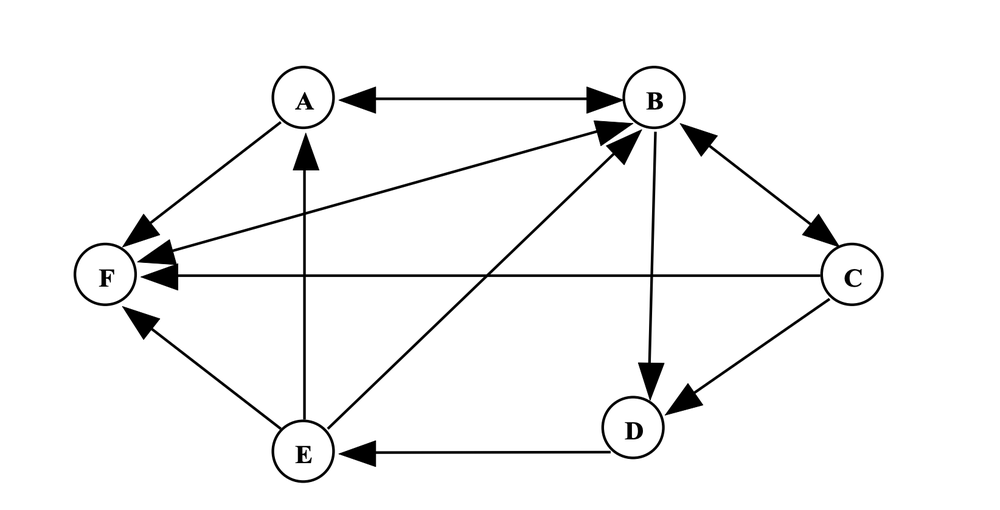
#> input picture graph_project/graph_app/graph2.png, 1000 x 510 px, shrunk from 1644 x 838 before the run
$ python opencv_eval.py
#> lines starting #> are read from the running program, lines starting #| are printed output that depends on the picture; after the words box and inside, x2 and y2 are one past the last pixel; in counts of white or black regions, pixels touching at a corner belong together
import cv2
import numpy as np

def detect_nodes_edges(image_path):
    # 读取图片并转换为灰度图
#> called with image_path = 'graph2.png'
    img = cv2.imread(image_path)
#> img is the input picture: shape (510, 1000, 3); min 0, max 255, mean 245.5
    gray = cv2.cvtColor(img, cv2.COLOR_BGR2GRAY)

    # 使用Hough变换检测圆形
    circles = cv2.HoughCircles(
        gray, cv2.HOUGH_GRADIENT, dp=1.2, minDist=30, param1=50, param2=30, minRadius=5, maxRadius=30)
#> circles = [[303, 450.6, 29.24], [851.4, 274.2, 29.24], [105, 274.2, 29.24], [303, 96.6, 29.24], [653.4, 96.6, 29.24], [633, 426.6, 29.24]]

    nodes = []
    if circles is not None:
        circles = np.round(circles[0, :]).astype("int")
#> circles = [[303, 451, 29], [851, 274, 29], [105, 274, 29], [303, 97, 29], [653, 97, 29], [633, 427, 29]]
        for (x, y, r) in circles:
            nodes.append((x, y))
#> this loop made 6 passes
#> (x, y) on passes 1 to 6: (303, 451), (851, 274), (105, 274), (303, 97), (653, 97), (633, 427)
#> after the loop, nodes = [(303, 451), (851, 274), (105, 274), (303, 97), (653, 97), (633, 427)]

    # 使用Canny检测边缘
    edges_image = cv2.Canny(gray, 50, 150)
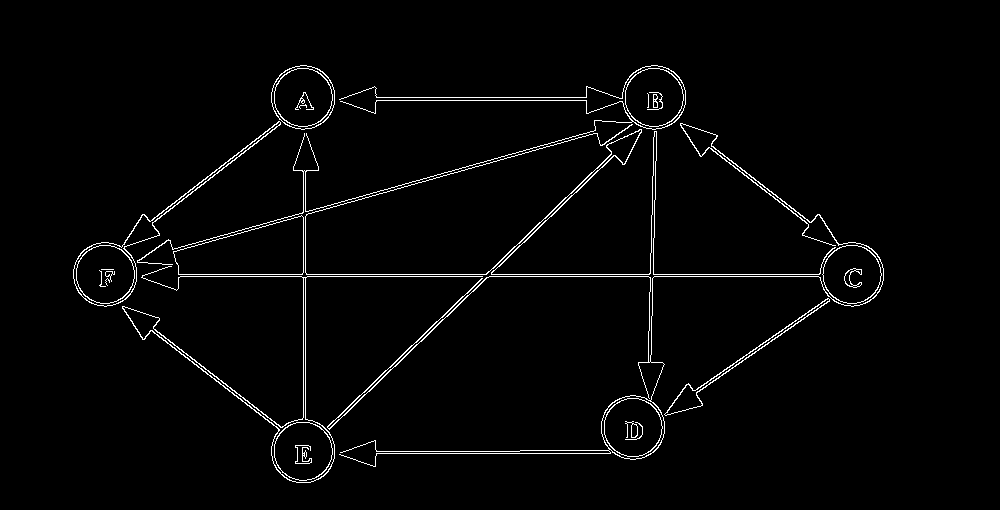
#> edges_image: shape (510, 1000); 2.2% white in thin lines or dots, all inside (x1, y1, x2, y2) = (73, 65, 884, 483)

    # 使用Hough变换检测直线
    lines = cv2.HoughLines(edges_image, 1, np.pi / 180, 100)
#> lines = 60 rows, first 8: [274, 1.57], [276, 1.57], [537, 0.803], [535, 0.803], [303, 0], [305, 0], [453, 1.57], [97, 1.57]
    edges = []

    if lines is not None:
        for line in lines:
            for rho, theta in line:
                a = np.cos(theta)
                b = np.sin(theta)
                x0 = a * rho
                y0 = b * rho
                x1 = int(x0 + 1000 * (-b))
                y1 = int(y0 + 1000 * (a))
                x2 = int(x0 - 1000 * (-b))
                y2 = int(y0 - 1000 * (a))

                edges.append(((x1, y1), (x2, y2)))
#> this loop made 60 passes
#> line on passes 1 to 12: [[274, 1.57]], [[276, 1.57]], [[537, 0.803]], [[535, 0.803]], [[303, 0]], [[305, 0]], [[453, 1.57]], [[97, 1.57]], [[100, 1.57]], [[288, 1.29]], [[540, 0.785]], [[290, 1.29]]
#> after the loop, edges = 60 items

    return nodes, edges

def build_adjacency_matrix(nodes, edges):
    n = len(nodes)
    matrix = np.zeros((n, n))

    for edge in edges:
        start, end = edge
        start_idx = find_closest_node(start, nodes)
        end_idx = find_closest_node(end, nodes)
        matrix[start_idx][end_idx] = 1
        matrix[end_idx][start_idx] = 1  # Assuming undirected graph

    return matrix

def find_closest_node(point, nodes):
    x, y = point
    distances = [(idx, np.sqrt((x - nx)**2 + (y - ny)**2)) for idx, (nx, ny) in enumerate(nodes)]
    distances.sort(key=lambda item: item[1])
    return distances[0][0]

if __name__ == "__main__":
    image_path = 'graph2.png'
    nodes, edges = detect_nodes_edges(image_path)
#> edges = 60 items
    matrix = build_adjacency_matrix(nodes, edges)
#> in build_adjacency_matrix, `n = len(nodes)`: n = 6
#> the loop in build_adjacency_matrix, `for edge in edges:` made 60 passes
#> (start, start_idx, end_idx) on passes 1, 2, 3, 4, 5, 6, 7, 8, 9, 10, 12, 13: ((-1000, 273), 2, 1), ((-1000, 275), 2, 1), ((-346, 1080), 0, 4), ((-347, 1079), 0, 4), ((303, 1000), 0, 3), ((305, 1000), 0, 3), ((-1000, 452), 2, 1), ((-1000, 96), 2, 1), ((-1000, 99), 2, 1), ((-881, 552), 2, 1), ((-881, 554), 2, 1), ((-367, 1071), 0, 4)
#> (start_idx, end_idx) on passes 11, 35: (0, 4), (0, 4)
#> after the loop in build_adjacency_matrix, `for edge in edges:`: matrix = [[0, 1, 0, 1, 1, 0], [1, 0, 1, 1, 0, 0], [0, 1, 0, 0, 1, 1], [1, 1, 0, 0, 0, 0], [1, 0, 1, 0, 0, 1], [0, 0, 1, 0, 1, 0]]
    print(matrix)
#| [[0. 1. 0. 1. 1. 0.]
#|  [1. 0. 1. 1. 0. 0.]
#|  [0. 1. 0. 0. 1. 1.]
#|  [1. 1. 0. 0. 0. 0.]
#|  [1. 0. 1. 0. 0. 1.]
#|  [0. 0. 1. 0. 1. 0.]]

$ run again, with graph_project/graph_app/graph1.png copied over graph_project/graph_app/graph2.png
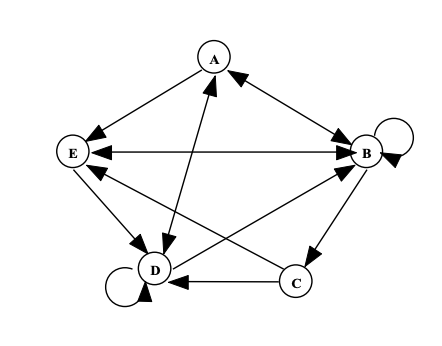
#> input picture graph_project/graph_app/graph1.png, 442 x 346 px
#> in detect_nodes_edges, img is the input picture: shape (346, 442, 3); min 0, max 255, mean 246.2
#> in detect_nodes_edges, `circles = cv2.HoughCircles( gray, cv2.HOUGH_GRADIENT, dp=1.2, minDist=..`: circles = [[154.2, 268.2, 17.24], [72.6, 150.6, 15.2], [365.4, 150.6, 17.24], [124.2, 286.2, 18.08], [294.6, 280.2, 15.2], [213, 55.8, 15.32], [393, 136.2, 17.36]]
#> in detect_nodes_edges, `circles = np.round(circles[0, :]).astype("int")`: circles = [[154, 268, 17], [73, 151, 15], [365, 151, 17], [124, 286, 18], [295, 280, 15], [213, 56, 15], [393, 136, 17]]
#> the loop in detect_nodes_edges, `for (x, y, r) in circles:` made 7 passes
#> after the loop in detect_nodes_edges, `for (x, y, r) in circles:`: nodes = [(154, 268), (73, 151), (365, 151), (124, 286), (295, 280), (213, 56), (393, 136)]
#> in detect_nodes_edges, `edges_image = cv2.Canny(gray, 50, 150)`:
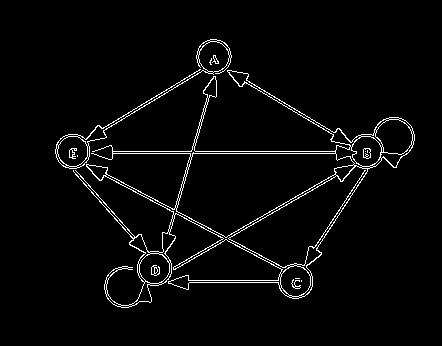
#> edges_image: shape (346, 442); 3.1% white in thin lines or dots, all inside (x1, y1, x2, y2) = (55, 39, 415, 308)
#> lines = 19 rows, first 8: [153, 1.57], [151, 1.57], [320, 1.05], [103, 2.06], [318, 1.05], [227, 0.279], [106, 2.06], [225, 0.279]
#> the loop in detect_nodes_edges, `for line in lines:` made 19 passes
#> after the loop in detect_nodes_edges, `for line in lines:`: edges = 19 items
#> n = 7
#> the loop in build_adjacency_matrix, `for edge in edges:` made 19 passes
#> (start, start_idx, end_idx) on passes 1 to 8: ((-1000, 152), 1, 6), ((-1000, 150), 1, 6), ((-706, 777), 3, 6), ((-931, -378), 1, 4), ((-707, 775), 3, 6), ((-57, 1023), 3, 5), ((-932, -375), 1, 4), ((-59, 1023), 3, 5)
#| [[0. 0. 0. 0. 0. 0. 0.]
#|  [0. 0. 0. 0. 1. 0. 1.]
#|  [0. 0. 0. 0. 0. 0. 0.]
#|  [0. 0. 0. 0. 0. 1. 1.]
#|  [0. 1. 0. 0. 0. 0. 0.]
#|  [0. 0. 0. 1. 0. 0. 0.]
#> (further printed lines are left out)

$ run again, with graph_project/graph_app/graph3.png copied over graph_project/graph_app/graph2.png
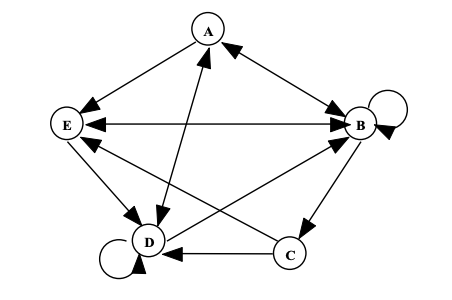
#> input picture graph_project/graph_app/graph3.png, 452 x 300 px
#> in detect_nodes_edges, img is the input picture: shape (300, 452, 3); min 0, max 255, mean 245.1
#> in detect_nodes_edges, `circles = cv2.HoughCircles( gray, cv2.HOUGH_GRADIENT, dp=1.2, minDist=..`: circles = [[118.2, 258.6, 18.32], [148.2, 239.4, 17], [359.4, 123, 17.24], [66.6, 123, 16.76], [288.6, 252.6, 15.44], [387, 108.6, 19.88], [208.2, 28.2, 15.2]]
#> in detect_nodes_edges, `circles = np.round(circles[0, :]).astype("int")`: circles = [[118, 259, 18], [148, 239, 17], [359, 123, 17], [67, 123, 17], [289, 253, 15], [387, 109, 20], [208, 28, 15]]
#> the loop in detect_nodes_edges, `for (x, y, r) in circles:` made 7 passes
#> after the loop in detect_nodes_edges, `for (x, y, r) in circles:`: nodes = [(118, 259), (148, 239), (359, 123), (67, 123), (289, 253), (387, 109), (208, 28)]
#> in detect_nodes_edges, `edges_image = cv2.Canny(gray, 50, 150)`:
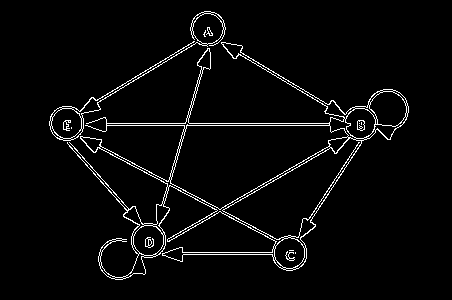
#> edges_image: shape (300, 452); 3.5% white in thin lines or dots, all inside (x1, y1, x2, y2) = (49, 11, 409, 280)
#> lines = 20 rows, first 8: [125, 1.57], [123, 1.57], [293, 1.05], [84, 2.06], [81, 2.06], [128, 1.55], [120, 1.59], [290, 1.05]
#> the loop in detect_nodes_edges, `for line in lines:` made 20 passes
#> after the loop in detect_nodes_edges, `for line in lines:`: edges = 20 items
#> n = 7
#> the loop in build_adjacency_matrix, `for edge in edges:` made 20 passes
#> (start, start_idx, end_idx) on passes 1 to 8: ((-1000, 124), 3, 5), ((-1000, 122), 3, 5), ((-719, 753), 0, 5), ((-922, -395), 3, 4), ((-920, -397), 3, 4), ((-997, 145), 3, 5), ((-1001, 102), 3, 5), ((-721, 751), 0, 5)
#| [[0. 0. 0. 0. 0. 1. 1.]
#|  [0. 0. 0. 0. 0. 0. 0.]
#|  [0. 0. 0. 0. 0. 0. 0.]
#|  [0. 0. 0. 0. 1. 1. 0.]
#|  [0. 0. 0. 1. 0. 0. 0.]
#|  [1. 0. 0. 1. 0. 0. 0.]
#> (further printed lines are left out)

$ run again, with graph_project/graph_app/graph4.png copied over graph_project/graph_app/graph2.png
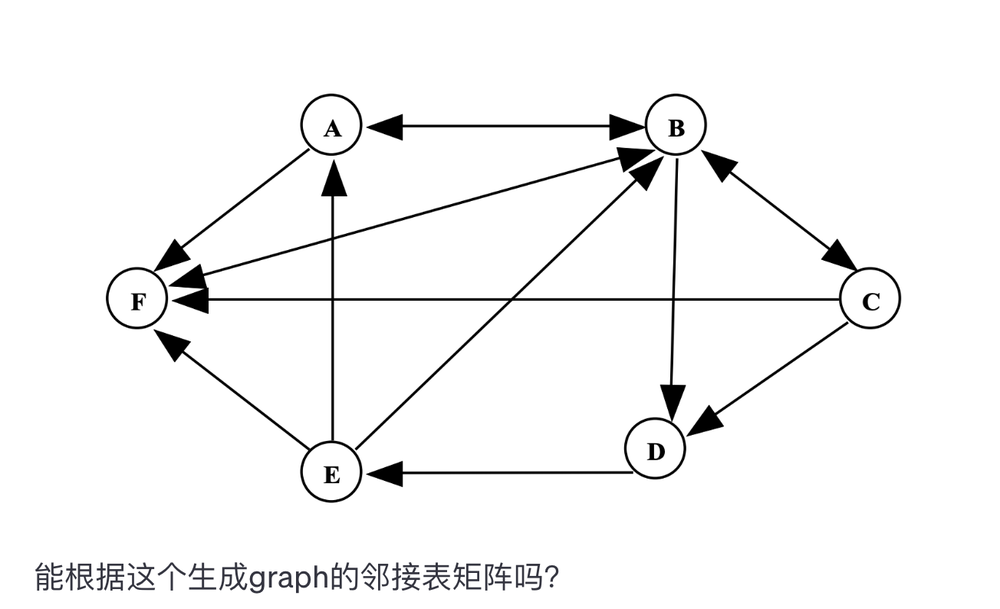
#> input picture graph_project/graph_app/graph4.png, 1000 x 609 px, shrunk from 1304 x 794 before the run
#> in detect_nodes_edges, img is the input picture: shape (609, 1000, 3); mean B, G, R 246, 245.9, 245.9
#> in detect_nodes_edges, `circles = cv2.HoughCircles( gray, cv2.HOUGH_GRADIENT, dp=1.2, minDist=..`: circles = 14 rows, first 8: [330.6, 124.2, 28.76], [330.6, 471, 28.76], [654.6, 448.2, 28.88], [870.6, 298.2, 29.24], [136.2, 298.2, 27.92], [676.2, 124.2, 27.92], [97.8, 575.4, 14.72], [474.6, 558.6, 27.92]
#> in detect_nodes_edges, `circles = np.round(circles[0, :]).astype("int")`: circles = 14 rows, first 8: [331, 124, 29], [331, 471, 29], [655, 448, 29], [871, 298, 29], [136, 298, 28], [676, 124, 28], [98, 575, 15], [475, 559, 28]
#> the loop in detect_nodes_edges, `for (x, y, r) in circles:` made 14 passes
#> after the loop in detect_nodes_edges, `for (x, y, r) in circles:`: nodes = [(331, 124), (331, 471), (655, 448), (871, 298), (136, 298), (676, 124), (98, 575), (475, 559), (130, 566), (509, 577), (442, 577), (416, 559), (303, 578), (257, 579)]
#> in detect_nodes_edges, `edges_image = cv2.Canny(gray, 50, 150)`:
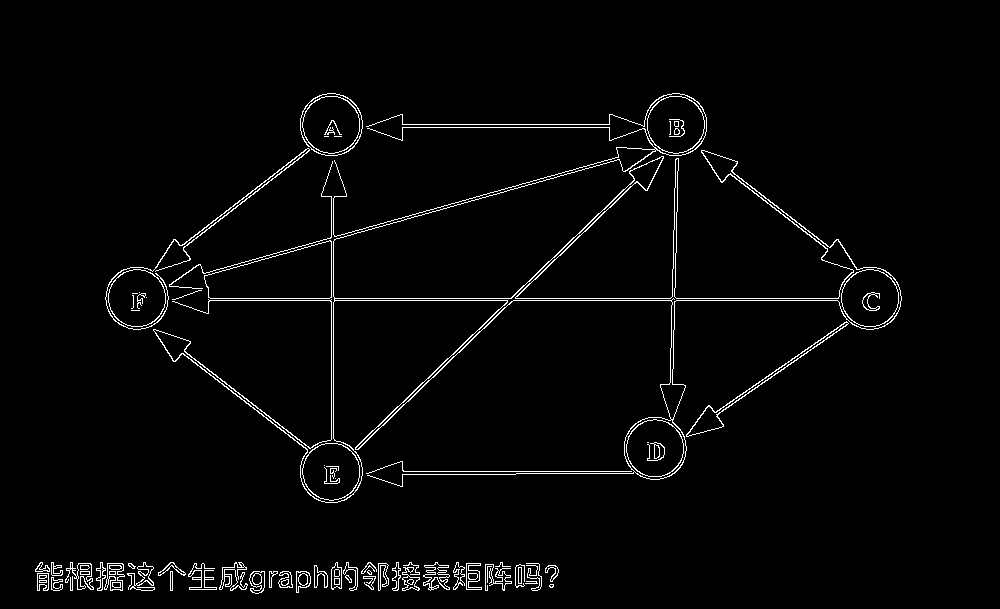
#> edges_image: shape (609, 1000); 2.5% white in thin lines or dots, all inside (x1, y1, x2, y2) = (35, 93, 902, 594)
#> lines = 104 rows, first 8: [298, 1.57], [300, 1.57], [569, 0.803], [572, 0.803], [331, 0], [333, 0], [471, 1.57], [573, 0.785]
#> the loop in detect_nodes_edges, `for line in lines:` made 104 passes
#> after the loop in detect_nodes_edges, `for line in lines:`: edges = 104 items
#> n = 14
#> the loop in build_adjacency_matrix, `for edge in edges:` made 104 passes
#> (start, start_idx, end_idx) on passes 1, 2, 3, 4, 5, 6, 7, 9: ((-1000, 297), 6, 3), ((-1000, 299), 6, 3), ((-324, 1103), 6, 5), ((-321, 1106), 6, 5), ((331, 1000), 12, 0), ((333, 1000), 12, 0), ((-1000, 470), 6, 3), ((-1000, 123), 4, 3)
#| [[0. 0. 0. 1. 0. 0. 0. 0. 0. 0. 0. 0. 1. 0.]
#|  [0. 0. 0. 0. 0. 0. 0. 0. 0. 0. 0. 0. 0. 0.]
#|  [0. 0. 0. 0. 0. 0. 0. 0. 0. 0. 0. 0. 0. 0.]
#|  [1. 0. 0. 0. 1. 0. 1. 0. 0. 0. 0. 0. 0. 0.]
#|  [0. 0. 0. 1. 0. 0. 0. 0. 0. 1. 0. 0. 0. 0.]
#|  [0. 0. 0. 0. 0. 0. 1. 0. 0. 1. 0. 0. 0. 0.]
#> (further printed lines are left out)
